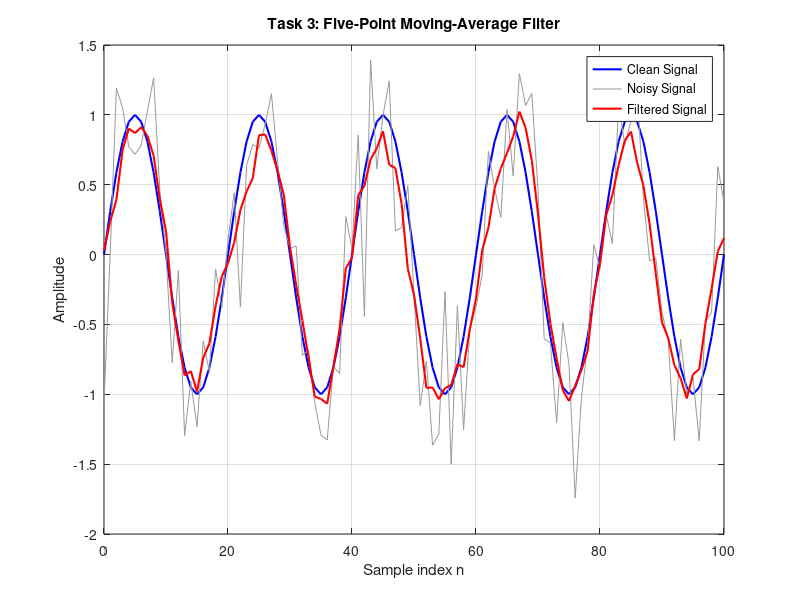
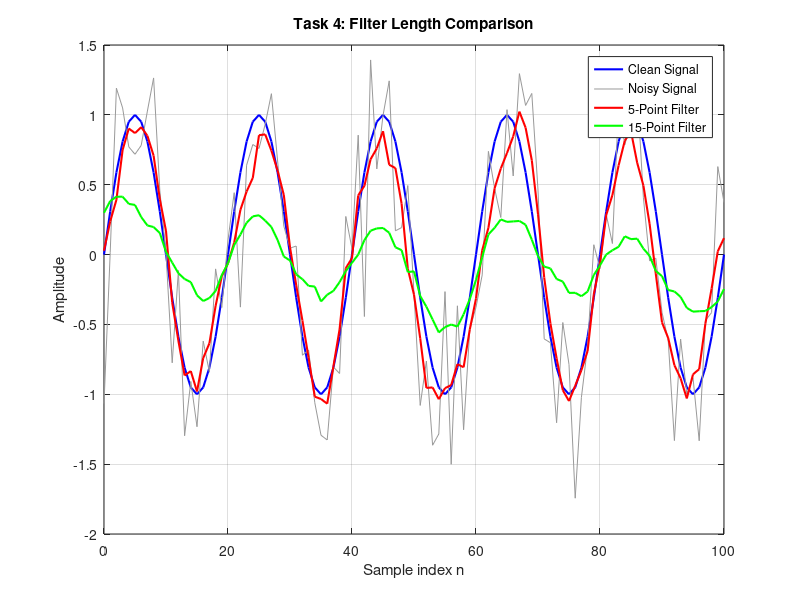
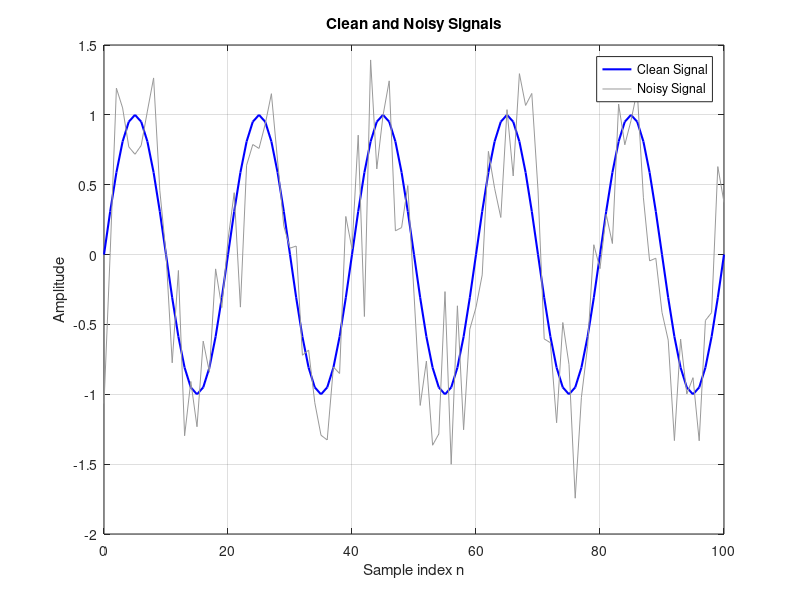
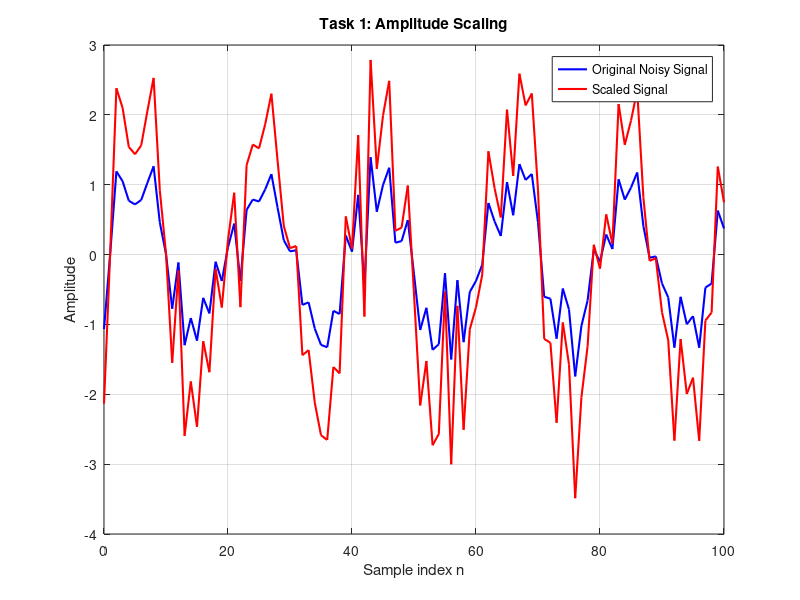

Source code (MATLAB) for these figures, in order:
clear;
close all;
clc;

% Use the same random noise each time
rng(1);

%% Create a clean discrete-time signal

n = 0:100;
clean = sin(0.1*pi*n);

%% Add noise

noise = 0.4*randn(size(n));
measured = clean + noise;

%% Display the clean and noisy signals

figure;

plot(n,clean,'b','LineWidth',1.5);
hold on;
plot(n,measured,'Color',[0.6 0.6 0.6]);

grid on;
xlabel('Sample index n');
ylabel('Amplitude');
title('Clean and Noisy Signals');
legend('Clean Signal','Noisy Signal');


%% Task 1: Amplitude Scaling

scaled = 2 * measured;

figure;

plot(n,measured,'b','LineWidth',1.5);
hold on;
plot(n,scaled,'r','LineWidth',1.5);

grid on;
xlabel('Sample index n');
ylabel('Amplitude');
title('Task 1: Amplitude Scaling');
legend('Original Noisy Signal','Scaled Signal');

%% Task 2: Signal dewlaying

delay = 5;

delayed = [zeros(1,delay), measured];

n_measured = 0:length(measured)-1;
n_delayed = 0:length(delayed)-1;

figure;

plot(n_measured,measured,'b','LineWidth',1.5);
hold on;
plot(n_delayed,delayed,'r','LineWidth',1.5);

grid on;
xlabel('Sample index n');
ylabel('Amplitude');
title('Task 2: Signal Delay');
legend('Original Noisy Signal','Delayed Signal');

%% task 3 Five-Point Moving Average Filter

h5 = ones(1,5)/5;

filtered5 = conv(measured,h5,'same');

figure;

plot(n,clean,'b','LineWidth',1.5);
hold on;
plot(n,measured,'Color',[0.6 0.6 0.6]);
plot(n,filtered5,'r','LineWidth',1.5);

grid on;
xlabel('Sample index n');
ylabel('Amplitude');
title('Task 3: Five-Point Moving-Average Filter');
legend('Clean Signal','Noisy Signal','Filtered Signal');

saveas(gcf,'noise_filtering.png');

%% Task 4: Compare Two Filter Lengths

h15 = ones(1,15)/15;
filtered15 = conv(measured,h15,'same');

figure;

plot(n,clean,'b','LineWidth',1.5);
hold on;
plot(n,measured,'Color',[0.6 0.6 0.6]);
plot(n,filtered5,'r','LineWidth',1.5);
plot(n,filtered15,'g','LineWidth',1.5);

grid on;
xlabel('Sample index n');
ylabel('Amplitude');
title('Task 4: Filter Length Comparison');
legend('Clean Signal','Noisy Signal','5-Point Filter','15-Point Filter');

saveas(gcf,'filter_comparison.png');
